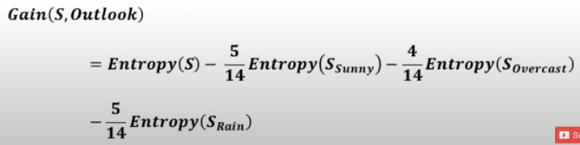
#> input picture Machine Learning/Decision Tree/Splitting of Nodes/ID3 (Iterative Dichotomiser 3)/images/informationgain1.png, 580 x 145 px
$ jupyter execute --allow-errors classification.ipynb
#> lines starting #> are read from the running program, lines starting #| are printed output that depends on the picture
1. [ID3 Algorithm](#id3-algorithm)

#### ID3 Algorithm:
Link: https://www.youtube.com/watch?v=coOTEc-0OGw&ab_channel=MaheshHuddar

- difficult handling continuous values
- tends to favor large number of distinct values
- lack of pruning
- sensitive to noise data and leads to overfitting
- does not handle missing values
- handles only classification problem

[cell 1]
from PIL import Image
from IPython.display import display

#> (the rest of this cell did not finish here and is left out)

##### Process of ID3:
- calculate the Information Gain for every feature
    - first calculate the overall entropy of the dataset based on the dependent variables output classes using the below formula or from the image below
        - overall entropy = -(9/14) * log2 (9/14) -(5/14) * log2 (5/14) => 0.94

[cell 2]
from PIL import Image
from IPython.display import display

#> (the rest of this cell did not finish here and is left out)

- now calculate the entropy for the first feature
    - eg: Outlook = Sunny, Overcast, Rain:
        - calculate the entropy for all distinct values in the feature
            - Entropy(Sunny|Play Tennis) = -(2/5) * log2 (2/5) - (3/5) * log2 (3/5) => 0.971
            - Entropy(Overcast|Play Tennis) = -(0/4) * log2 (0/4) -(4/4) * log2 (4/4) => 0
            - Entropy(Rain|Play Tennis) = -(3/5) * log2 (3/5) -(2/5) * log2 (2/5) => 0.971
        - now we calculate the information gain from the below value
            - Gain(Outlook) => 0.2464

[cell 3]
from PIL import Image
from IPython.display import display

img = Image.open('images/informationgain1.png')
#> img is the input picture: PIL image 580x145 RGBA; mean R, G, B, A 218.1, 220.2, 217.4, 255
new_image = img.resize((670, 180))
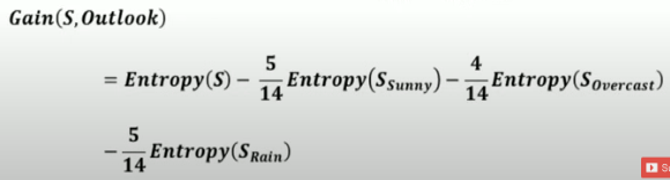
#> new_image: PIL image 670x180 RGBA; mean R, G, B, A 218.1, 220.1, 217.4, 255
display(new_image)

- likewise, we repeat the same steps for each feature and calculate the entropy & information gain
    - eg: Temperature = Cold, Hot, Mild:
        - calculate the entropy for all distinct values in the feature
            - Entropy(Cold|Play Tennis) = -(3/4) * log2 (3/4) - (1/4) * log2 (1/4) => 0.8113
            - Entropy(Mild|Play Tennis) = -(4/6) * log2 (4/6) -(2/6) * log2 (2/6) => 0.9183
            - Entropy(Hot|Play Tennis) = -(2/4) * log2 (2/4) -(2/4) * log2 (2/4) => 1
        - now we calculate the information gain below image
            - Gain(Temperature) => 0.0289

[cell 4]
from PIL import Image
from IPython.display import display

#> (the rest of this cell did not finish here and is left out)

- eg: Humidity = High, Normal:
    - calculate the entropy for all distinct values in the feature
        - Entropy(High|Play Tennis) = -(3/7) * log2 (3/7) - (4/7) * log2 (4/7) => 0.9852
        - Entropy(Normal|Play Tennis) = -(6/7) * log2 (6/7) -(1/7) * log2 (1/7) => 0.5916
    - now we calculate the information gain below image
        - Gain(Humidity) => 0.1516

[cell 5]
from PIL import Image
from IPython.display import display

#> (the rest of this cell did not finish here and is left out)

- eg: Wind = Strong, Weak:
    - calculate the entropy for all distinct values in the feature
        - Entropy(Strong|Play Tennis) = -(3/6) * log2 (3/6) - (3/6) * log2 (3/6) => 1
        - Entropy(Weak|Play Tennis) = -(6/8) * log2 (6/8) -(2/8) * log2 (2/8) => 0.8113
    - now we calculate the information gain below image
        - Gain(Wind) => 0.0478

[cell 6]
from PIL import Image
from IPython.display import display

#> (the rest of this cell did not finish here and is left out)

- now compare the information gain for all the 4 features and choose the one with maximum gain value as the root node "Outlook"

[cell 7]
from PIL import Image
from IPython.display import display

img = Image.open('images/tree.png')
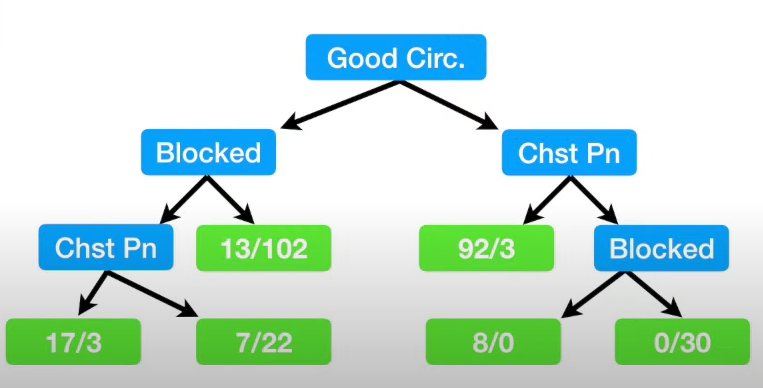
#> input picture Machine Learning/Decision Tree/Feature Selection and Missing Values/images/tree.png, 763 x 388 px, found by its file name
#> img is the input picture: PIL image 763x388 RGBA; mean R, G, B, A 196.4, 224.2, 214.7, 255
new_image = img.resize((570, 350))
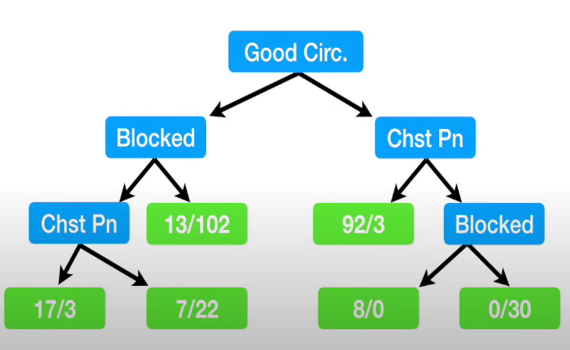
#> new_image: PIL image 570x350 RGBA; mean R, G, B, A 196.4, 224.2, 214.7, 255
display(new_image)

##### Sunny:

[cell 8]
from PIL import Image
from IPython.display import display

#> (the rest of this cell did not finish here and is left out)

- the root node is formed with a feature and their decision is in relevance with the output classes are branched outward
- now we first choose the sunny branch with relevance to the output classes
    - now we continue the same process from steps 1 till the step before.
        - overall entropy(Sunny) = -(2/5) * log2 (2/5) -(3/5) * log2 (3/5) => 0.97
        - Temperature: Hot, Mild, Cold
            - Entropy(Hot|Sunny of Play Tennis) = -(0/2) * log2 (0/2) - (2/2) * log2 (2/2) => 0
            - Entropy(Mild|Sunny of Play Tennis) = -(1/2) * log2 (1/2) -(1/2) * log2 (1/2) => 1
            - Entropy(Cold|Sunny of Play Tennis) = -(1/1) * log2 (1/1) -(0/1) * log2 (0/1) => 0
            - Information Gain(Temperature) =  0.570
        - Humidity: High, Normal
            - Entropy(High|Sunny of Play Tennis) = -(0/3) * log2 (0/3) - (3/3) * log2 (3/3) => 0
            - Entropy(Normal|Sunny of Play Tennis) = -(2/2) * log2 (2/2) -(0/2) * log2 (0/2) => 0
            - Information Gain(Temperature) =  0.97
        - Wind: Strong, Weak
            - Entropy(Strong|Sunny of Play Tennis) = -(1/2) * log2 (1/2) - (1/2) * log2 (1/2) => 1
            - Entropy(Weak|Sunny of Play Tennis) = -(1/3) * log2 (1/3) -(1/3) * log2 (1/3) => 0.9183
            - Information Gain(Temperature) =  0.0192
- now compare the information gain for the features and choose the feature with highest information gain

##### Overcast:
- since the overcast is a pure node, we do not calculate entropy and information gain for the node

##### Rain:

[cell 9]
from PIL import Image
from IPython.display import display

img = Image.open('images/rain.png')
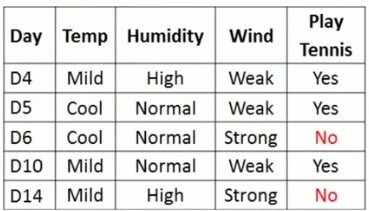
#> input picture Machine Learning/Decision Tree/Splitting of Nodes/ID3 (Iterative Dichotomiser 3)/images/rain.png, 369 x 211 px
#> img is the input picture: PIL image 369x211 RGBA; mean R, G, B, A 225.4, 227.5, 224.6, 255
new_image = img.resize((320, 180))
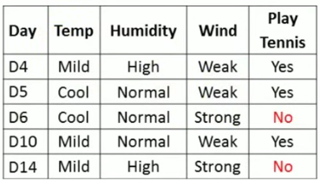
#> new_image: PIL image 320x180 RGBA; mean R, G, B, A 225.4, 227.2, 224.6, 255
display(new_image)
